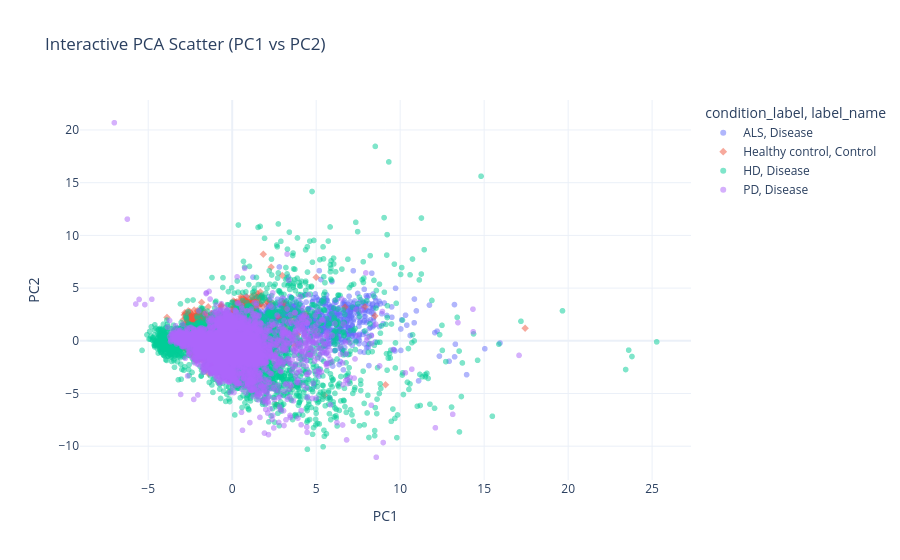

Notebook cell for this chart:
### Code cell
pca_plot_df = pd.DataFrame({
    'PC1': X_pca[:, 0],
    'PC2': X_pca[:, 1],
    'condition': conditions,
    'condition_label': [COND_LABELS[c] for c in conditions],
    'label': labels,
    'label_name': np.where(labels == 1, 'Disease', 'Control'),
})

fig, ax = plt.subplots(figsize=(7, 5))
for cond in COND_ORDER:
    subset = pca_plot_df[pca_plot_df['condition'] == cond]
    dis = subset[subset['label'] == 1]
    ctl = subset[subset['label'] == 0]
    ax.scatter(
        dis['PC1'], dis['PC2'], s=14, alpha=0.35,
        color=COND_COLORS[cond], marker='o', label=f"{COND_LABELS[cond]} disease"
    )
    ax.scatter(
        ctl['PC1'], ctl['PC2'], s=22, alpha=0.65,
        facecolors='none', edgecolors=COND_COLORS[cond], linewidths=0.8,
        marker='o', label=f"{COND_LABELS[cond]} control"
    )

ax.set_title('PCA Projection: Condition Separability (PC1 vs PC2)')
ax.set_xlabel('PC1')
ax.set_ylabel('PC2')
ax.grid(alpha=0.2)
ax.legend(loc='best', fontsize=7, ncol=2)
fig.tight_layout()
fig.savefig(FIGURES_PDF / 'pca_scatter_by_condition.pdf', bbox_inches='tight')
fig.savefig(FIGURES_PNG / 'pca_scatter_by_condition.png', dpi=300, bbox_inches='tight')
plt.show()

fig_plotly = px.scatter(
    pca_plot_df,
    x='PC1',
    y='PC2',
    color='condition_label',
    symbol='label_name',
    opacity=0.5,
    title='Interactive PCA Scatter (PC1 vs PC2)'
)
fig_plotly.update_layout(template='plotly_white')
fig_plotly.show()

### Figure 1 — Plotly figure (JSON) as saved in the notebook; plotly's stock layout.template omitted (floating-point values rounded to 4 significant figures; data arrays with more than 128 entries replaced by an {"elided": "..."} marker saying what was removed)
{"data": [{"hovertemplate": "condition_label=ALS<br>label_name=Disease<br>PC1=%{x}<br>PC2=%{y}<extra></extra>", "legendgroup": "ALS, Disease", "marker": {"color": "#636efa", "opacity": 0.5, "symbol": "circle"}, "mode": "markers", "name": "ALS, Disease", "showlegend": true, "type": "scattergl", "x": {"elided": "2404 float values"}, "xaxis": "x", "y": {"elided": "2404 float values"}, "yaxis": "y"}, {"hovertemplate": "condition_label=Healthy control<br>label_name=Control<br>PC1=%{x}<br>PC2=%{y}<extra></extra>", "legendgroup": "Healthy control, Control", "marker": {"color": "#EF553B", "opacity": 0.5, "symbol": "diamond"}, "mode": "markers", "name": "Healthy control, Control", "showlegend": true, "type": "scattergl", "x": {"elided": "4076 float values"}, "xaxis": "x", "y": {"elided": "4076 float values"}, "yaxis": "y"}, {"hovertemplate": "condition_label=HD<br>label_name=Disease<br>PC1=%{x}<br>PC2=%{y}<extra></extra>", "legendgroup": "HD, Disease", "marker": {"color": "#00cc96", "opacity": 0.5, "symbol": "circle"}, "mode": "markers", "name": "HD, Disease", "showlegend": true, "type": "scattergl", "x": {"elided": "4598 float values"}, "xaxis": "x", "y": {"elided": "4598 float values"}, "yaxis": "y"}, {"hovertemplate": "condition_label=PD<br>label_name=Disease<br>PC1=%{x}<br>PC2=%{y}<extra></extra>", "legendgroup": "PD, Disease", "marker": {"color": "#ab63fa", "opacity": 0.5, "symbol": "circle"}, "mode": "markers", "name": "PD, Disease", "showlegend": true, "type": "scattergl", "x": {"elided": "3675 float values"}, "xaxis": "x", "y": {"elided": "3675 float values"}, "yaxis": "y"}], "layout": {"legend": {"title": {"text": "condition_label, label_name"}, "tracegroupgap": 0}, "title": {"text": "Interactive PCA Scatter (PC1 vs PC2)"}, "xaxis": {"anchor": "y", "domain": [0, 1], "title": {"text": "PC1"}}, "yaxis": {"anchor": "x", "domain": [0, 1], "title": {"text": "PC2"}}}}
